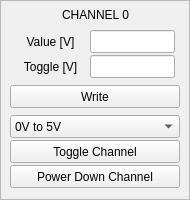
     <widget class="QFrame" name="frame_3">
      <property name="geometry">
       <rect>
        <x>230</x>
        <y>20</y>
        <width>190</width>
        <height>200</height>
       </rect>
      </property>
      <property name="frameShape">
       <enum>QFrame::StyledPanel</enum>
      </property>
      <property name="frameShadow">
       <enum>QFrame::Raised</enum>
      </property>
      <widget class="QLineEdit" name="ledt_wr0_t1">
       <property name="geometry">
        <rect>
         <x>90</x>
         <y>55</y>
         <width>85</width>
         <height>23</height>
        </rect>
       </property>
      </widget>
      <widget class="QLabel" name="label_9">
       <property name="geometry">
        <rect>
         <x>10</x>
         <y>30</y>
         <width>81</width>
         <height>23</height>
        </rect>
       </property>
       <property name="text">
        <string>Value [V]</string>
       </property>
       <property name="alignment">
        <set>Qt::AlignCenter</set>
       </property>
      </widget>
      <widget class="QPushButton" name="pB_wr_up0_t">
       <property name="geometry">
        <rect>
         <x>10</x>
         <y>85</y>
         <width>170</width>
         <height>23</height>
        </rect>
       </property>
       <property name="text">
        <string>Write</string>
       </property>
      </widget>
      <widget class="QPushButton" name="pB_pd0_t">
       <property name="geometry">
        <rect>
         <x>10</x>
         <y>165</y>
         <width>170</width>
         <height>23</height>
        </rect>
       </property>
       <property name="text">
        <string>Power Down Channel</string>
       </property>
       <property name="checkable">
        <bool>false</bool>
       </property>
      </widget>
      <widget class="QLabel" name="label_13">
       <property name="geometry">
        <rect>
         <x>10</x>
         <y>55</y>
         <width>81</width>
         <height>23</height>
        </rect>
       </property>
       <property name="text">
        <string>Toggle [V]</string>
       </property>
       <property name="alignment">
        <set>Qt::AlignCenter</set>
       </property>
      </widget>
      <widget class="QLabel" name="label_67">
       <property name="geometry">
        <rect>
         <x>0</x>
         <y>5</y>
         <width>191</width>
         <height>20</height>
        </rect>
       </property>
       <property name="text">
        <string>CHANNEL 0</string>
       </property>
       <property name="alignment">
        <set>Qt::AlignCenter</set>
       </property>
      </widget>
      <widget class="QLineEdit" name="ledt_wr0_t0">
       <property name="geometry">
        <rect>
         <x>90</x>
         <y>30</y>
         <width>85</width>
         <height>23</height>
        </rect>
       </property>
      </widget>
      <widget class="QComboBox" name="cBox_span0_t">
       <property name="geometry">
        <rect>
         <x>10</x>
         <y>115</y>
         <width>170</width>
         <height>23</height>
        </rect>
       </property>
       <property name="sizePolicy">
        <sizepolicy hsizetype="Preferred" vsizetype="Fixed">
         <horstretch>0</horstretch>
         <verstretch>0</verstretch>
        </sizepolicy>
       </property>
       <item>
        <property name="text">
         <string>0V to 5V </string>
        </property>
       </item>
       <item>
        <property name="text">
         <string>-2.5V to + 2.5V</string>
        </property>
       </item>
       <item>
        <property name="text">
         <string>-5V to +5V</string>
        </property>
       </item>
      </widget>
      <widget class="QPushButton" name="pB_toggle_s_0">
       <property name="geometry">
        <rect>
         <x>10</x>
         <y>140</y>
         <width>170</width>
         <height>23</height>
        </rect>
       </property>
       <property name="text">
        <string>Toggle Channel</string>
       </property>
       <property name="checkable">
        <bool>false</bool>
       </property>
      </widget>
     </widget>
